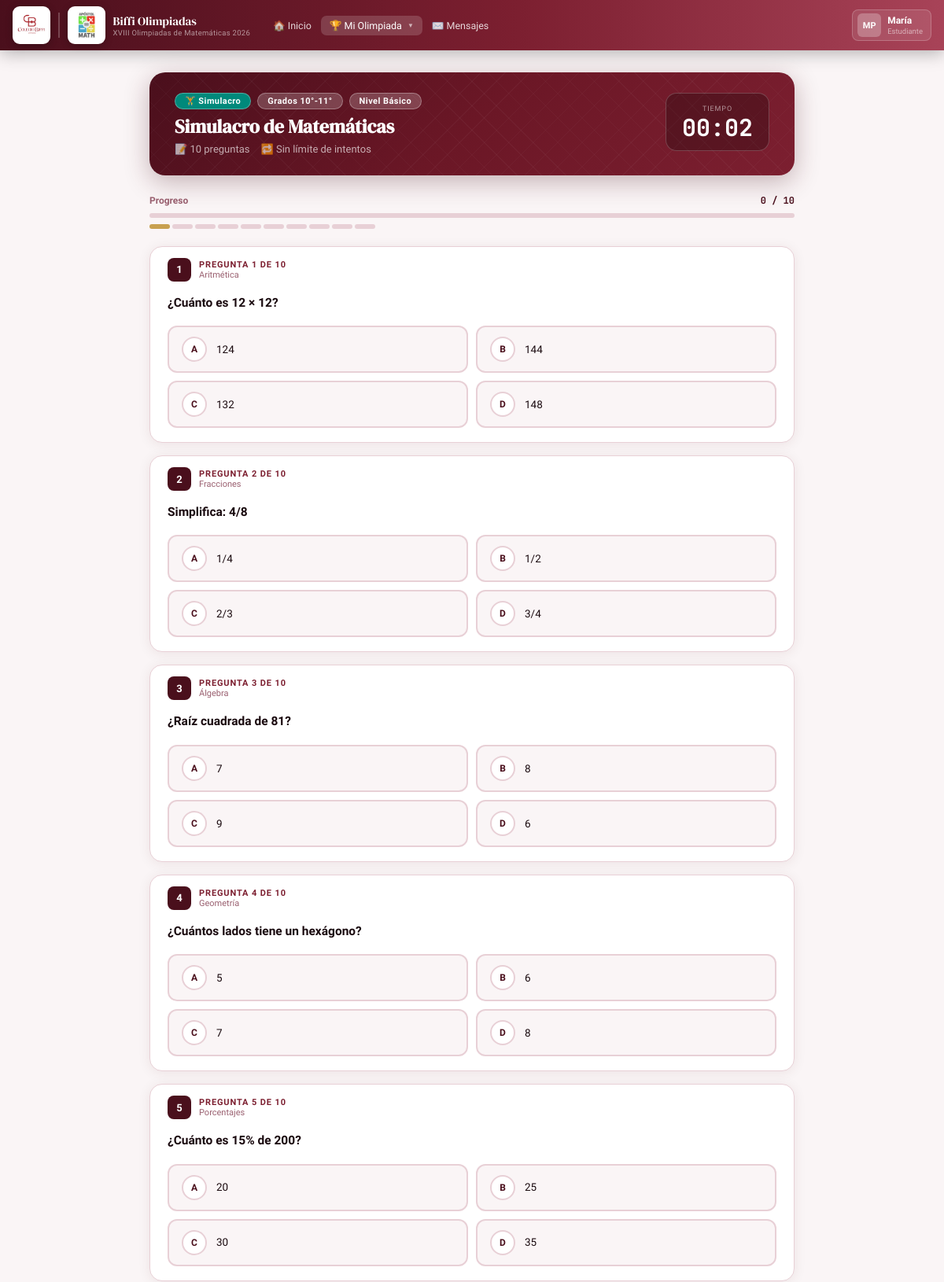
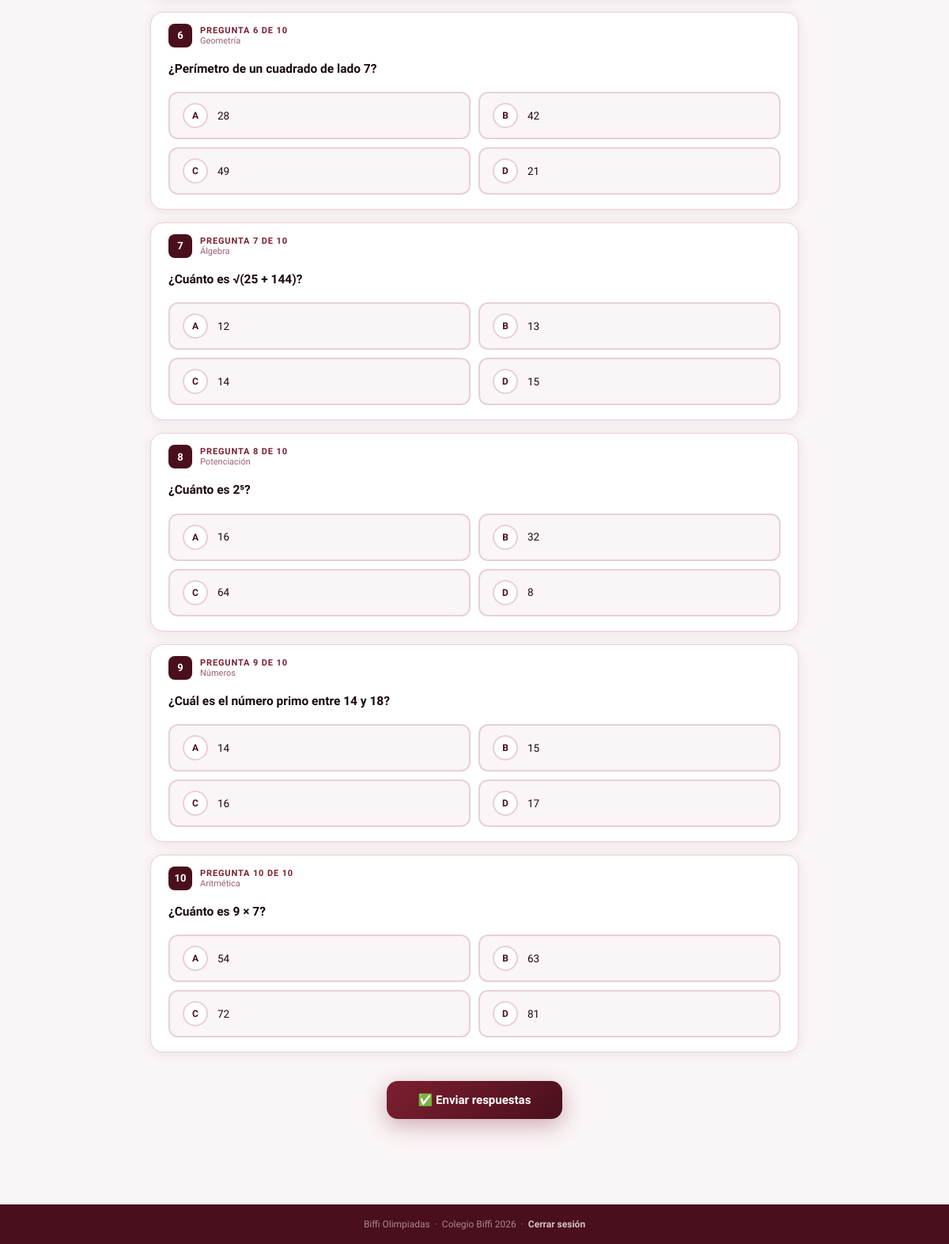
Page /simulacro.php (signed in) on the committed database (2 pictures, top to bottom).
### tables this page shows
CREATE TABLE IF NOT EXISTS `preguntas` (
  `id`          INT AUTO_INCREMENT PRIMARY KEY,
  `pregunta`    TEXT NOT NULL,
  `imagen_url`  VARCHAR(500) DEFAULT '',
  `op1`         VARCHAR(300) NOT NULL,
  `op2`         VARCHAR(300) NOT NULL,
  `op3`         VARCHAR(300) NOT NULL,
  `op4`         VARCHAR(300) DEFAULT '',
  `correcta`    VARCHAR(300) NOT NULL,
  `nivel`       ENUM('basico','medio','avanzado') DEFAULT 'basico',
  `tema`        VARCHAR(100) DEFAULT 'General',
  `explicacion` TEXT DEFAULT NULL,
  `creado_en`   DATETIME DEFAULT CURRENT_TIMESTAMP
);

### includes/config.php (called while the page is built, shortened)
<?php
function sanitize($str){ return htmlspecialchars(trim($str), ENT_QUOTES, 'UTF-8'); }
function grupoDeGrado(?int $grado): string {
    if($grado === null) return '10-11';
    return '10-11';
}
function miGrupo(): string {
    return grupoDeGrado($_SESSION['grado'] ?? null);
}
function etiquetaGrupo(string $g): string {
    return ['4-5'=>'Grados 4°-5°','6-7'=>'Grados 6°-7°',
            '8-9'=>'Grados 8°-9°','10-11'=>'Grados 10°-11°'][$g] ?? $g;
}
function intentosRestantes($pdo, int $uid, string $tipo, string $grupo, ?string $nivel=null): int {
    if($tipo === 'simulacro') return -1;
}
function tiposPrueba(): array {
    return [
        'simulacro'     => ['🏋️',  'Simulacro',           'Práctica libre, sin límite de tiempo'],
        'clasificatoria'=> ['🎯',  'Prueba Clasificatoria','Selecciona a los mejores'],
        'selectiva'     => ['⭐',  'Prueba Selectiva',     'Segunda fase oficial'],
        'final'         => ['🏆',  'Prueba Final',         'Gran final de las olimpiadas'],
    ];
}
function colorTipo(string $t): string {
    return ['simulacro'=>'#00897b','clasificatoria'=>'#7C1F30',
            'selectiva'=>'#C8A050','final'=>'#f57c00'][$t] ?? '#7C1F30';
}
?>

### simulacro.php (the view, shortened to what this page needs)
<?php
require_once 'includes/config.php';
$nivel = $_GET['nivel'] ?? 'basico';
$tipo  = $_GET['tipo']  ?? 'simulacro';
$mi_grupo = miGrupo();
$cfg_row = null;
try {
    $sc = $pdo->prepare("SELECT * FROM pruebas_config WHERE tipo_prueba=? AND grupo_grado=?");
    $sc->execute([$tipo,$mi_grupo]); $cfg_row=$sc->fetch();
} catch(\Exception $e){}
$tiempo_limite  = $cfg_row['tiempo_limite_min'] ?? null;
$num_preg       = $cfg_row['num_preguntas']     ?? 10;
$max_intentos   = isset($cfg_row['max_intentos']) ? (int)$cfg_row['max_intentos'] : 0;
$intentos_rest  = intentosRestantes($pdo, (int)$_SESSION['user_id'], $tipo, $mi_grupo, $nivel);
$preguntas = [];
if(empty($bloqueado)){
    $stmt = $pdo->prepare("SELECT * FROM preguntas WHERE nivel=? AND grupo_grado=? AND tipo_prueba=? ORDER BY RAND() LIMIT ".intval($num_preg));
    $stmt->execute([$nivel,$mi_grupo,$tipo]);
    $preguntas = $stmt->fetchAll();
}
$resultado = null;
$niveles_lbl=['basico'=>'Básico','medio'=>'Medio','avanzado'=>'Avanzado'];
$tipos_info=tiposPrueba();
$tipo_info=$tipos_info[$tipo]??['🏋️','Simulacro',''];
require_once 'includes/header.php';
?>
<div class="quiz-wrap">
<?php if(!empty($bloqueado) && !isset($resultado)): ?>
<div style="max-width:500px;margin:60px auto;background:white;border-radius:20px;
  padding:48px 36px;text-align:center;box-shadow:0 12px 48px rgba(74,15,28,.15);
  border:2px solid #ffcdd2;">
  <div style="font-size:72px;margin-bottom:16px">🔒</div>
  <h2 style="font-family:'DM Serif Display',serif;font-size:26px;color:#c0392b;margin-bottom:10px">
    Prueba bloqueada
  </h2>
  <p style="font-size:14.5px;color:#7a3030;max-width:340px;margin:0 auto 10px;line-height:1.7">
    Ya completaste el número máximo de intentos permitidos para la
    <strong><?=$tipo_info[1]?></strong> nivel <strong><?=$niveles_lbl[$nivel]?></strong>.
  </p>
  <?php if($max_intentos>0): ?>
  <p style="font-size:13px;color:#9a6070;margin-bottom:24px">
    Límite: <strong><?=$max_intentos?> intento<?=$max_intentos!=1?'s':''?></strong>
  </p>
  <?php endif ?>
  <p style="font-size:13px;color:#bbb;margin-bottom:24px">
    Si necesitas más intentos, comunícate con tu docente.
  </p>
  <div style="display:flex;gap:10px;justify-content:center;flex-wrap:wrap">
    <a href="mensajes.php" class="btn btn-outline" style="border-color:#e53935;color:#e53935">✉️ Contactar docente</a>
    <a href="pruebas.php?tipo=<?=$tipo?>" class="btn btn-outline">← Cambiar nivel</a>
    <a href="curso.php" class="btn btn-v">← Volver al curso</a>
  </div>
</div>
<?php else: ?>
<div class="quiz-header">
  <div class="qh-left">
    <div class="qh-tipo">
      <span class="qh-tipo-badge" style="background:<?=colorTipo($tipo)?>"><?=$tipo_info[0]?> <?=$tipo_info[1]?></span>
      <span class="qh-tipo-badge"><?=etiquetaGrupo($mi_grupo)?></span>
      <span class="qh-tipo-badge">Nivel <?=$niveles_lbl[$nivel]?></span>
    </div>
    <h1 class="qh-title"><?=$tipo_info[1]?> de Matemáticas</h1>
    <div class="qh-meta">
      <span>📝 <?=count($preguntas)?> preguntas</span>
      <?php if($intentos_rest > 0): ?><span style="color:rgba(255,220,100,.95);font-weight:700">🔁 <?=$intentos_rest?> intento<?=$intentos_rest!==1?'s':''?> restante<?=$intentos_rest!==1?'s':''?></span>
      <?php elseif($intentos_rest < 0): ?><span>🔁 Sin límite de intentos</span><?php endif ?>
    </div>
  </div>
  <div class="timer-box" id="timer-box">
    <div class="timer-label"><?=$tiempo_limite?'Tiempo restante':'Tiempo'?></div>
    <div class="timer-display" id="td"><?=$tiempo_limite?sprintf('%02d:00',$tiempo_limite):'00:00'?></div>
  </div>
</div>
<div class="prog-wrap">
  <div class="prog-header">
    <span class="prog-label">Progreso</span>
    <span class="prog-count" id="prog-count">0 / <?=count($preguntas)?></span>
  </div>
  <div class="prog-track"><div class="prog-fill" id="prog-fill" style="width:0%"></div></div>
  <div class="prog-steps" id="steps">
    <?php foreach($preguntas as $i=>$p): ?>
    <div class="ps <?=$i===0?'current':''?>" id="step-<?=$i?>" title="Pregunta <?=$i+1?>"></div>
    <?php endforeach ?>
  </div>
</div>
<?php if(empty($preguntas)): ?>
<div class="no-preg">
  <span>📭</span>
  <h3 style="font-size:17px;font-weight:700;color:var(--vd);margin-bottom:8px">Sin preguntas disponibles</h3>
  <p style="font-size:14px;color:#9a6070;margin-bottom:20px">
    No hay preguntas de <strong><?=$tipo_info[1]?></strong> nivel <strong><?=$niveles_lbl[$nivel]?></strong> para <strong><?=etiquetaGrupo($mi_grupo)?></strong>.
    <?php if(puedeEditarPruebas()): ?><br><a href="editor_simulacro.php?grupo=<?=$mi_grupo?>&tipo=<?=$tipo?>" style="color:var(--v);font-weight:700">Agregar preguntas →</a><?php else: ?><br>El docente las agregará pronto.<?php endif ?>
  </p>
  <a href="curso.php" class="btn btn-v">← Volver al curso</a>
</div>
<?php else: ?>
<form method="POST" id="qf">
  <?php $letras=['A','B','C','D']; foreach($preguntas as $i=>$p):
    $ops=array_filter([$p['op1'],$p['op2'],$p['op3'],$p['op4']]);
  ?>
  <div class="qcard" id="qc-<?=$i?>">
    <div class="qcard-head">
      <div class="qcard-num"><?=$i+1?></div>
      <div class="qcard-meta">
        <div class="qcard-num-lbl">Pregunta <?=$i+1?> de <?=count($preguntas)?></div>
        <div class="qcard-tema"><?=sanitize($p['tema'])?></div>
      </div>
    </div>
    <div class="qcard-body">
      <div class="qtext math-render"><?=htmlspecialchars_decode(htmlspecialchars($p['pregunta'],ENT_NOQUOTES))?></div>
      <div class="opts">
        <?php foreach(array_values($ops) as $j=>$op): ?>
        <label class="opt" onclick="markStep(<?=$i?>)">
          <span class="opt-c"><?=$letras[$j]?></span>
          <span class="opt-t math-render"><?=htmlspecialchars_decode(htmlspecialchars($op,ENT_NOQUOTES))?></span>
        </label>
        <?php endforeach ?>
      </div>
    </div>
  </div>
  <?php endforeach ?>
  <div class="submit-wrap">
    <button type="button" class="btn-submit" onclick="submitQuiz()">
      ✅ Enviar respuestas
    </button>
  </div>
</form>
<?php endif ?>
<?php endif ?>
</div>
<?php require_once 'includes/footer.php'; ?>

### includes/header.php (style rules this page uses)
:root { --v:#7C1F30;--vd:#4A0F1C;--vl:#A84358;--vp:#F5E8EB; --gold:#C8A050;--ink:#1A0A0F;--mist:#FAF5F6;--white:#fff; --green:#2E7D52;--border:#E8D0D6; --sh:0 4px 24px rgba(74,15,28,.10);--shh:0 12px 40px rgba(124,31,48,.20); }
*,*::before,*::after { margin:0;padding:0;box-sizing:border-box }
body { font-family:'Sora',sans-serif;background:var(--mist);color:var(--ink);min-height:100vh }

### rows in the picture
preguntas: count($preguntas) "10", tema "Aritmética", pregunta "¿Cuánto es 12 × 12?", j "A", op1 "124", j "B", op "144", j "C", op3 "132", j "D", op4 "148"
preguntas: count($preguntas) "10", tema "Fracciones", pregunta "Simplifica: 4/8", j "A", op1 "1/4", j "B", op "1/2", j "C", op3 "2/3", j "D", op4 "3/4"
preguntas: count($preguntas) "10", tema "Álgebra", pregunta "¿Raíz cuadrada de 81?", j "A", op "7", j "B", op "8", j "C", op "9", j "D", op "6"
preguntas: count($preguntas) "10", tema "Geometría", pregunta "¿Cuántos lados tiene un hexágono?", j "A", op1 "5", j "B", op "6", j "C", op3 "7", j "D", op4 "8"
preguntas: count($preguntas) "10", tema "Porcentajes", pregunta "¿Cuánto es 15% de 200?", j "A", op1 "20", j "B", op2 "25", j "C", op "30", j "D", op4 "35"
preguntas: count($preguntas) "10", tema "Geometría", pregunta "¿Perímetro de un cuadrado de lado 7?", j "A", op "28", j "B", op2 "42", j "C", op3 "49", j "D", op4 "21"
preguntas: count($preguntas) "10", tema "Álgebra", pregunta "¿Cuánto es √(25 + 144)?", j "A", op1 "12", j "B", op "13", j "C", op3 "14", j "D", op4 "15"
preguntas: count($preguntas) "10", tema "Potenciación", pregunta "¿Cuánto es 2⁵?", j "A", op1 "16", j "B", op "32", j "C", op3 "64", j "D", op4 "8"
preguntas: count($preguntas) "10", tema "Números", pregunta "¿Cuál es el número primo entre 14 y 18?", j "A", op1 "14", j "B", op2 "15", j "C", op3 "16", j "D", op "17"
preguntas: count($preguntas) "10", tema "Aritmética", pregunta "¿Cuánto es 9 × 7?", j "A", op1 "54", j "B", op "63", j "C", op3 "72", j "D", op4 "81"

### other values in the picture
$_iniciales "MP"
$_nombre "María"
$rol_actual "Estudiante"
$tipo_info[0] "🏋️"
$tipo_info[1] "Simulacro"
etiquetaGrupo($mi_grupo) "Grados 10°-11°"
$niveles_lbl[$nivel] "Básico"
count($preguntas) "10"
